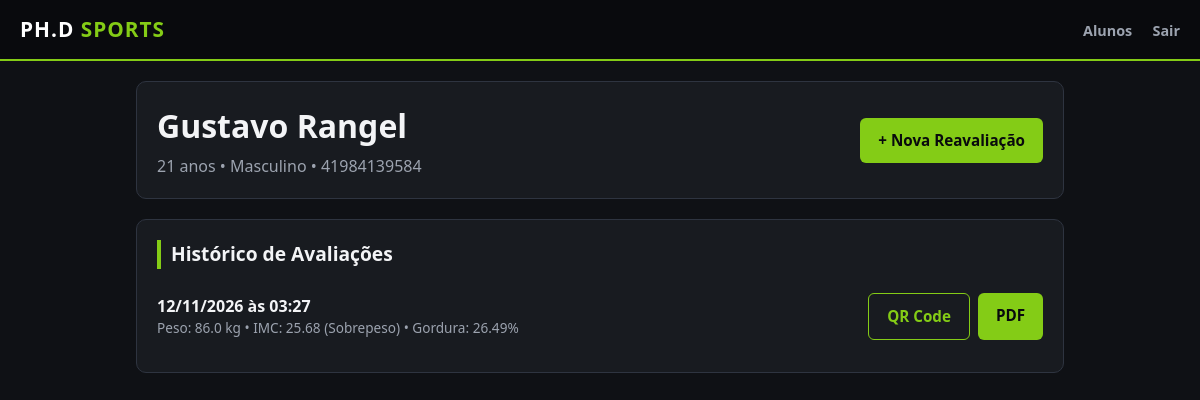
The app's page /alunos/1 (signed in) with its own data.
### app.py (models this page shows)
class Aluno(db.Model):
    __tablename__ = "alunos"
    id = db.Column(db.Integer, primary_key=True)
    nome = db.Column(db.String(150), nullable=False)
    sexo = db.Column(db.String(1), nullable=False)  # 'M' ou 'F'
    data_nascimento = db.Column(db.Date, nullable=False)
    telefone = db.Column(db.String(30), nullable=True)
    criado_em = db.Column(db.DateTime, default=datetime.utcnow)
    avaliacoes = db.relationship("Avaliacao", backref="aluno", lazy=True, order_by="desc(Avaliacao.data_avaliacao)")
    @property
    def idade(self):
        hoje = date.today()
        return hoje.year - self.data_nascimento.year - ((hoje.month, hoje.day) < (self.data_nascimento.month, self.data_nascimento.day))

class Avaliacao(db.Model):
    __tablename__ = "avaliacoes"
    id = db.Column(db.Integer, primary_key=True)
    token = db.Column(db.String(36), unique=True, nullable=False, default=lambda: str(uuid.uuid4()))
    aluno_id = db.Column(db.Integer, db.ForeignKey("alunos.id"), nullable=False)
    data_avaliacao = db.Column(db.DateTime, default=datetime.utcnow)
    peso = db.Column(db.Float, nullable=False)
    altura = db.Column(db.Float, nullable=False)  # em metros (ex: 1.75)
    objetivo = db.Column(db.Text)
    historico_atividade = db.Column(db.Text)
    doencas = db.Column(db.Text)
    remedios = db.Column(db.Text)
    historico_familiar = db.Column(db.Text)
    lesoes = db.Column(db.Text)
    profissao = db.Column(db.String(120))
    alimentacao = db.Column(db.Text)
    sono = db.Column(db.String(120))
    disponibilidade_treino = db.Column(db.String(120))
    pescoco = db.Column(db.Float)
    ombro = db.Column(db.Float)
    torax_inspirado = db.Column(db.Float)
    torax_expirado = db.Column(db.Float)
    peito = db.Column(db.Float)
    cintura = db.Column(db.Float)
    abdomen = db.Column(db.Float)
    quadril = db.Column(db.Float)
    coxa_e_relaxada = db.Column(db.Float)
    coxa_e_contraida = db.Column(db.Float)
    coxa_d_relaxada = db.Column(db.Float)
    coxa_d_contraida = db.Column(db.Float)
    panturrilha_e = db.Column(db.Float)
    panturrilha_d = db.Column(db.Float)
    braco_e_relaxado = db.Column(db.Float)
    braco_e_contraido = db.Column(db.Float)
    braco_d_relaxado = db.Column(db.Float)
    braco_d_contraido = db.Column(db.Float)
    antebraco_e = db.Column(db.Float)
    antebraco_d = db.Column(db.Float)
    dobra_biceps = db.Column(db.Float)
    dobra_triceps = db.Column(db.Float)
    dobra_axilar = db.Column(db.Float)
    dobra_subescapular = db.Column(db.Float)
    dobra_peitoral = db.Column(db.Float)
    dobra_suprailiaca = db.Column(db.Float)
    dobra_abdominal = db.Column(db.Float)
    dobra_coxa = db.Column(db.Float)
    dobra_panturrilha = db.Column(db.Float)
    banco_well = db.Column(db.Float)
    consideracoes = db.Column(db.Text)
    imc = db.Column(db.Float)
    classificacao_imc = db.Column(db.String(50))
    percentual_gordura = db.Column(db.Float)
    massa_gorda = db.Column(db.Float)
    massa_magra = db.Column(db.Float)

### app.py (the view)
@app.route("/alunos/<int:aluno_id>")
@login_required
def perfil_aluno(aluno_id):
    aluno = Aluno.query.get_or_404(aluno_id)
    return render_template("aluno.html", aluno=aluno)

### app.py (called while the page is built)
def login_required(f):
    @wraps(f)
    def decorated_function(*args, **kwargs):
        if not session.get("logged_in"):
            return redirect(url_for("login"))
        return f(*args, **kwargs)
    return decorated_function

### templates/aluno.html
{% extends "base.html" %}
{% block content %}
<div class="card" style="display: flex; justify-content: space-between; align-items: center; flex-wrap: wrap; gap: 12px;">
    <div>
        <h1 style="margin-bottom: 4px;">{{ aluno.nome }}</h1>
        <p style="color: var(--text-muted);">
            {{ aluno.idade }} anos • {{ 'Masculino' if aluno.sexo == 'M' else 'Feminino' }}
            {% if aluno.telefone %} • {{ aluno.telefone }}{% endif %}
        </p>
    </div>
    <a href="{{ url_for('nova_avaliacao', aluno_id=aluno.id) }}" class="btn">+ Nova Reavaliação</a>
</div>
<div class="card">
    <h2>Histórico de Avaliações</h2>
    {% if aluno.avaliacoes %}
        {% for av in aluno.avaliacoes %}
        <div class="aluno-item">
            <div>
                <strong>{{ av.data_avaliacao.strftime('%d/%m/%Y às %H:%M') }}</strong>
                <div style="font-size: 0.85rem; color: var(--text-muted);">
                    Peso: {{ av.peso }} kg • IMC: {{ av.imc }} ({{ av.classificacao_imc }})
                    {% if av.percentual_gordura %} • Gordura: {{ av.percentual_gordura }}%{% endif %}
                </div>
            </div>
            <div style="display: flex; gap: 8px;">
                <a href="{{ url_for('resultado_avaliacao', token=av.token) }}" class="btn btn-outline">QR Code</a>
                <a href="{{ url_for('baixar_pdf_publico', token=av.token) }}" class="btn">PDF</a>
            </div>
        </div>
        {% endfor %}
    {% else %}
        <p style="color: var(--text-muted);">Este aluno ainda não possui avaliações registradas.</p>
    {% endif %}
</div>
{% endblock %}

### static/css/style.css (style rules this page uses)
:root { --bg-dark: #0f1115; --bg-card: #181b20; --bg-input: #22262e; --phd-green: #84cc16; --phd-green-hover: #65a30d; --text-main: #f3f4f6; --text-muted: #9ca3af; --border-color: #2e3440; --danger: #ef4444; }
* { box-sizing: border-box; margin: 0; padding: 0; font-family: 'Segoe UI', Roboto, Helvetica, Arial, sans-serif; }
body { background-color: var(--bg-dark); color: var(--text-main); line-height: 1.5; padding-bottom: 40px; }
.card { background-color: var(--bg-card); border: 1px solid var(--border-color); border-radius: 10px; padding: 20px; margin-bottom: 20px; }
h1, h2, h3 { margin-bottom: 12px; }
h2 { font-size: 1.2rem; border-left: 4px solid var(--phd-green); padding-left: 10px; }
.btn { display: inline-block; background-color: var(--phd-green); color: #090a0d; font-weight: 700; padding: 11px 18px; border: none; border-radius: 6px; cursor: pointer; text-decoration: none; text-align: center; font-size: 0.95rem; transition: 0.2s; }
.btn-outline { background-color: transparent; border: 1px solid var(--phd-green); color: var(--phd-green); }
.aluno-item { display: flex; justify-content: space-between; align-items: center; padding: 12px 0; border-bottom: 1px solid var(--border-color); gap: 10px; }
.aluno-item:last-child { border-bottom: none; }

### records on screen
Aluno: nome "Gustavo Rangel", idade "21", sexo "Masculino", telefone "41984139584"
Avaliacao: data_avaliacao "12/11/2026 às 03:27", peso "86.0", imc "25.68", classificacao_imc "Sobrepeso", percentual_gordura "26.49"
